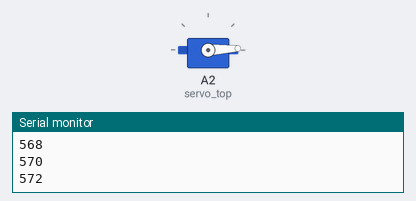
Recording of a sketch running on a simulated Arduino Uno, built with avr-gcc and run on an emulated ATmega328P. Parts: servo, the last lines printed to the serial monitor.

Above: at 0.9 s.
At 9.19 s:
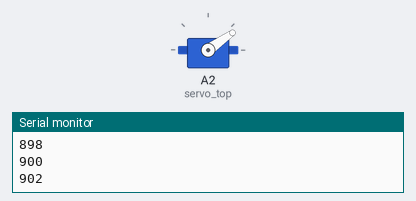
At 19.3 s:
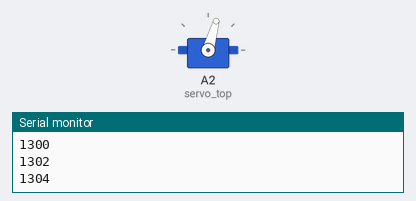
At 39.27 s:
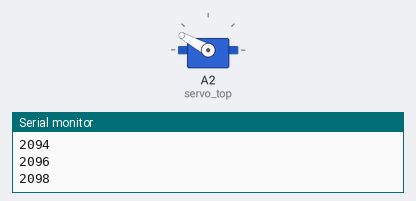
Timing chart, 0 to 40.0 s (numbered marks = the images above):
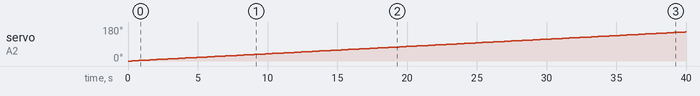

Measured:
- by itself, servo on A2 (servo_top): moves from 0° to 154° over 39.7 s

The sketch:

config_front_right_leg.ino
```cpp
#include <Servo.h>
int angle = 540; // Valeur entre 540 et 2400 max
// Creation of servo's object
Servo servo_top;
// Servo servo_mid;
// Servo servo_bot;

void setup() {
  Serial.begin(9600);
  // Attachment servo -> pin
  servo_top.attach(A2);
  // servo_mid.attach(A1);
  // servo_bot.attach(A0);

  InitPos();
}

void loop() {
  // empty loop
  servo_top.write(angle);
  delay(50);
  Serial.println(angle);
  angle = angle + 2;

  // servo_top.write(0);
}

void InitPos(void)
{
  servo_top.write(50);
  // servo_mid.write(0);
  // servo_bot.write(0);
}
```
